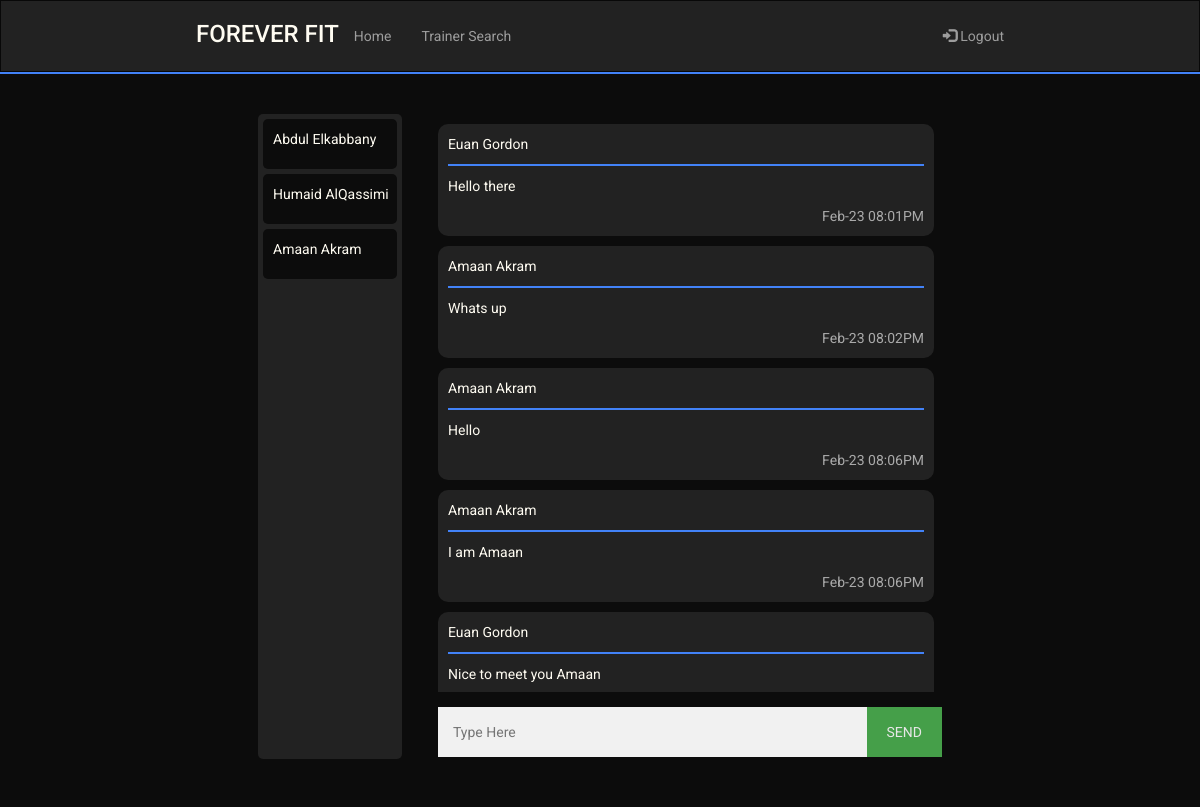
The page /chat/am82 (signed in) on the database its author committed.
### sql_db.py (models this page shows)
class UserRooms(UserMixin,db.Model):
    __tablename__ = 'user_rooms'
    id = db.Column(db.Integer, primary_key = True, autoincrement = True)
    trainee_username = db.Column(db.String(80),db.ForeignKey('user.username'))
    trainee_fname = db.Column(db.String(80))
    trainee_lname = db.Column(db.String(80))
    trainer_username = db.Column(db.String(80),db.ForeignKey('user.username'))
    trainer_fname = db.Column(db.String(80))
    trainer_lname = db.Column(db.String(80))

class ChatHistory(UserMixin,db.Model):
    __tablename__ = 'chat_history'
    id = db.Column(db.Integer, primary_key = True, autoincrement = True)
    message = db.Column(db.String(500))
    room = db.Column(db.String(500))
    date_sent = db.Column(db.String(50))
    uname = db.Column(db.String(80),db.ForeignKey('user.username'))
    fname = db.Column(db.String(80),db.ForeignKey('user.fname'))
    lname = db.Column(db.String(80),db.ForeignKey('user.lname'))

### routes.py (the view, shortened to what this page needs)
@app.route('/chat/<uname>')
@login_required
def sessions(uname):
    if(not current_user.isTrainer):
        if(not room_exists(current_user.username, uname)):
            room = UserRooms(trainee_username= current_user.username,
                             trainee_fname = current_user.fname,
                             trainee_lname = current_user.lname,
                             trainer_username = uname,
                             trainer_fname = get_user(uname).fname,
                             trainer_lname = get_user(uname).lname)
            db.session.add(room)
            db.session.commit()
            ROOMS = get_rooms_by_trainee_id(current_user.username)
        else:
            ROOMS = get_rooms_by_trainee_id(current_user.username)
        curr_room = get_room(current_user.username, uname)
        messages = get_chat_history(curr_room.id)
        return render_template('session.html',uname = uname, curr_uname = current_user.username,
                                curr_fname = current_user.fname, curr_lname = current_user.lname,
                                rooms=ROOMS, messages = messages, curr_room = curr_room)

### main.py (called while the page is built)
    @login.user_loader
    def load_user(uname):
        return User.query.get(uname)

### sql_db.py (called while the page is built)
def room_exists(trainee_uname,trainer_uname):
    return bool(UserRooms.query.filter_by(trainee_username=trainee_uname,
                                          trainer_username=trainer_uname).first())

def get_room(trainee_uname,trainer_uname):
    if room_exists(trainee_uname,trainer_uname):
        return UserRooms.query.filter_by(trainee_username = trainee_uname,
                                     trainer_username = trainer_uname).first()

def get_rooms_by_trainee_id(uname):
    return UserRooms.query.filter_by(trainee_username = uname).all()

def get_chat_history(room):
    return ChatHistory.query.filter_by(room = room).all()

### templates/session.html (shortened to what this page needs)
<!DOCTYPE html>
<html lang="en">
    <head>
        <link rel="stylesheet" href="https://maxcdn.bootstrapcdn.com/bootstrap/3.4.1/css/bootstrap.min.css" />
        <link rel="stylesheet" href="../static/main.css" />
        <link rel="stylesheet" href="../static/chatbox.css" />
    </head>
    <body>
        <header>
            <nav class="navbar navbar-inverse" style="border-radius: 0px; margin-bottom: 0px;">
                <div class="container-fluid">
                    <div class="navbar-header mobile-center">
                        <h3 class="logo" href="#">FOREVER FIT</h3>
                    </div>
                    <ul class="nav navbar-nav laptop">
                        <li><a href="/Home">Home</a></li>
                        <li><a href="/TrainerSearch">Trainer Search</a></li>
                    </ul>
                    <ul class="nav navbar-nav navbar-right laptop">
                        <li>
                            <a href="/logout"><span class="glyphicon glyphicon-log-in"></span> Logout</a>
                        </li>
                    </ul>
                </div>
            </nav>
            <hr class="header-hr"/>
        </header>
        <main style="padding-top:10px">
            <div class="chatbox">
                <div class="rooms" id="rooms">
                    {% for room in rooms %}
                        <a id="select-room" href="{{room.trainer_username}}" room_id="{{room.id}}" class="room">
                            {{room.trainer_fname}} {{room.trainer_lname}}
                        </a>
                    {% endfor %}
                </div>
                <div class="chat">
                    <div id="chat_scroll" class="chat-holder">
                        <div id="chat_history">
                            {% for msg in messages %}
                                <div class="chat_container">
                                    <p>{{msg.fname}} {{msg.lname}}</p>
                                    <hr>
                                    <p>{{msg.message}}</p>
                                    <span class="time-right">{{msg.date_sent}}</span>
                                </div>
                            {% endfor %}
                        </div>
                    </div>
                    <div class="input-area">
                        <div class="flex-row">
                            <input type="text" id="user_message" placeholder="Type Here" autocomplete="off">
                            <button type="button" id="send_message">SEND</button>
                        </div>
                    </div>
                </div>
            </div>
        </main>
    </body>
</html>

### static/main.css (style rules this page uses)
:root { --black: #0c0c0c; --white: #fffcf2; --red: #e54b4b; --lightred: #f0c1c1; --blue: #4282f8; --darkblue: #356cd1; --grey: #222222; --lightgrey: #3d3d3d; }
@media (min-width : 872px) { .container-fluid { margin-bottom: 10px; } }
@media (min-width : 872px) { .navbar { padding-left: 15%; padding-right: 15%; } }
@media (min-width : 872px) { .navbar-nav { padding-top: 10px; } }
body { font-family: 'Roboto', sans-serif; background-color: var(--black); }
main { background-color: var(--black); display: block; overflow: auto; color: var(--white) }
input { color: black; }
.header-hr { margin-top: 0px; margin-bottom: 0px; border: 1px solid var(--blue); }
.logo { color: var(--white); }
input[type=text], input[type=password] { width: 100%; padding: 15px; margin: 5px 0 22px 0; display: inline-block; border: none; background: #f1f1f1; }
hr { border: 1px solid #f1f1f1; margin-bottom: 25px; }
button { background-color: #4CAF50; color: white; padding: 14px 20px; margin: 8px 0; border: none; cursor: pointer; width: 100%; opacity: 0.9; }
@media (min-width : 711px) { .chatbox { padding-right: 20%; padding-left: 20%; padding-top: 30px; display: flex; flex-direction: row; justify-content: space-around; } }
@media (min-width : 711px) { .chat { width: 70%; } }
@media (min-width : 711px) { .rooms { display: initial; background-color: --white; display: flex; flex-direction: column; } }
@media (min-width : 711px) { .flex-row { display: flex; flex-direction: row; justify-content: space-evenly; } }

### static/chatbox.css (style rules this page uses)
:root { --black: #0c0c0c; --black2: #141414; --white: #fffcf2; --red: #e54b4b; --lightred: #f0c1c1; --blue: #4282f8; --grey: #222222 }
@media (min-width : 711px) { .chat-holder { height: 578px; } }
@media (min-width : 711px) { .rooms { height: 645px; width: 20%; padding: 5px 5px 5px 5px; } }
@media (min-width : 711px) { .room { border-radius: 5px; } }
button { width: 80px; margin-top: 5px; margin-bottom: 22px; }
.rooms { background-color: var(--grey); overflow: auto; border-radius: 5px; }
.room { background-color: var(--black); color: var(--white); height: 50px; margin-bottom: 5px; padding-left: 10px; padding-top: 10px; }
.flex-row { display: flex; flex-direction: row; justify-content: space-around; }
.chat-holder { overflow: auto; margin-bottom: 10px; padding-right: 8px; }
.chat_container { background-color: var(--grey); border-radius: 10px; padding: 10px; margin: 10px 0; }
.chat_container hr { border: 1px solid var(--blue); margin: 0 0 0 0 ; margin-bottom: 10px; }
.chat_container::after { content: ""; clear: both; display: table; }
.time-right { float: right; color: #aaa; }

### rows shown on the page
UserRooms: trainer_fname "Abdul", trainer_lname "Elkabbany"
UserRooms: trainer_fname "Humaid", trainer_lname "AlQassimi"
UserRooms: trainer_fname "Amaan", trainer_lname "Akram"
ChatHistory: fname "Euan", lname "Gordon", message "Hello there", date_sent "Feb-23 08:01PM"
ChatHistory: fname "Amaan", lname "Akram", message "Whats up", date_sent "Feb-23 08:02PM"
ChatHistory: fname "Amaan", lname "Akram", message "Hello", date_sent "Feb-23 08:06PM"
ChatHistory: fname "Amaan", lname "Akram", message "I am Amaan", date_sent "Feb-23 08:06PM"
ChatHistory: fname "Euan", lname "Gordon", message "Nice to meet you Amaan"
